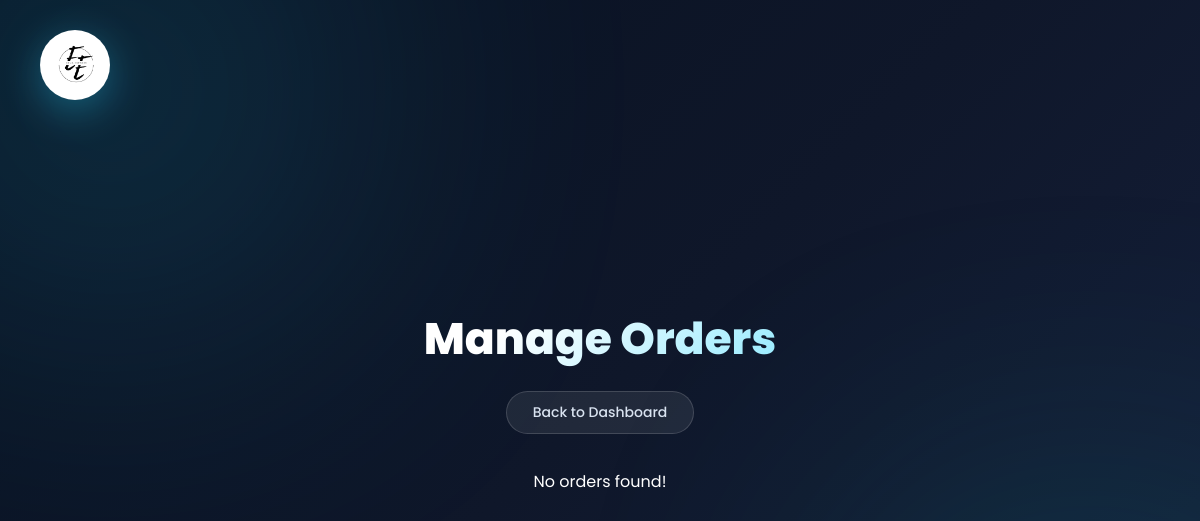
Before: /Admin/manage_orders.php (signed in) with the older database file.
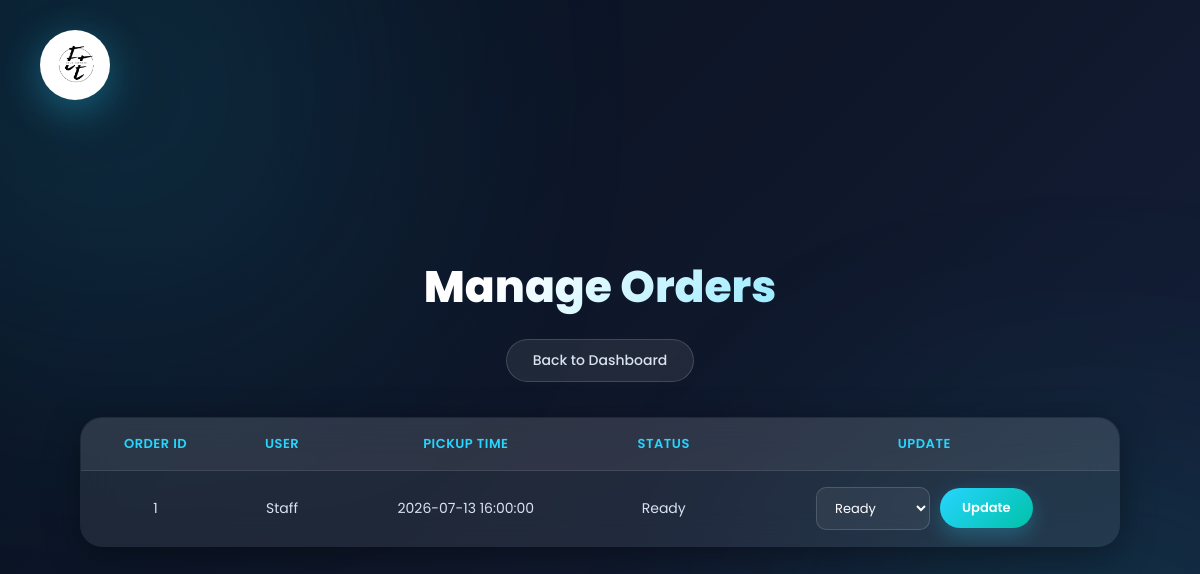
After: the same page with the newer database file.
### tables this page shows
CREATE TABLE `orders` (
  `order_id` int(11) NOT NULL,
  `user_id` int(11) NOT NULL,
  `pickup_time` datetime DEFAULT NULL,
  `total_price` decimal(10,2) NOT NULL,
  `order_status` varchar(50) DEFAULT 'Pending',
  `notes` varchar(255) DEFAULT NULL,
  `created_at` timestamp NOT NULL DEFAULT current_timestamp()
);

CREATE TABLE `users` (
  `user_id` int(11) NOT NULL,
  `full_name` varchar(100) NOT NULL,
  `email` varchar(100) NOT NULL,
  `password_hash` varchar(255) NOT NULL,
  `role` varchar(20) NOT NULL DEFAULT 'student',
  `created_at` timestamp NOT NULL DEFAULT current_timestamp(),
  `phone_number` varchar(150) DEFAULT NULL,
  `faculty` varchar(100) DEFAULT NULL
);

### Admin/manage_orders.php (the view, shortened to what this page needs)
<?php
$servername = "localhost";
$username = "root";
$password = "";
$dbname = "edge_express";
$conn = new mysqli($servername, $username, $password, $dbname);
$sql_orders = "SELECT orders.order_id, orders.pickup_time, orders.order_status, users.full_name AS user_name
              FROM orders JOIN users ON orders.user_id = users.user_id
              ORDER BY orders.order_id DESC";
$result_orders = $conn->query($sql_orders);
?>
<html>
    <head>
        <link rel="stylesheet" href="../Assets/css/style.css">
        <link rel="stylesheet" href="../Assets/admincss/manage_orders.css">
    </head>
    <body>
        <div class="site-logo">
            <img src="../Resources/EE logo.png">
        </div>
        <div class="manage-orders">
            <h1>Manage Orders</h1>
            <a href="dashboard.php">Back to Dashboard</a>
            <?php
            if ($result_orders->num_rows > 0) {
                echo "<table>";
                    echo "<tr><th>Order ID</th><th>User</th><th>Pickup Time</th><th>Status</th><th>Update</th></tr>";
                    while ($order = $result_orders->fetch_assoc()) {
                        echo "<tr>";
                            echo "<td>" . $order["order_id"] . "</td>";
                            echo "<td>" . $order["user_name"] . "</td>";
                            echo "<td>" . $order["pickup_time"] . "</td>";
                            echo "<td>" . $order["order_status"] . "</td>";
                            echo "<td>
                                <form method = 'POST' action='manage_orders.php' name='formorder'>
                                    <input type='hidden' name='order_id' value='" . $order["order_id"] . "'>
                                    <select name='status'>
                                        <option value='Pending'" . ($order["order_status"] == "Pending" ? " selected" : "") . ">Pending</option>
                                        <option value='Preparing'" . ($order["order_status"] == "Preparing" ? " selected" : "") . ">Preparing</option>
                                        <option value='Ready'" . ($order["order_status"] == "Ready" ? " selected" : "") . ">Ready</option>
                                    </select>
                                    <input type='submit' name='update_status' value='Update'>
                                </form>
                            </td>";
                            echo "</tr>";
                    }
                echo "</table>";
            }
            else{
                echo "No orders found!";
            }
            ?>
        </div>
    </body>
</html>

### Assets/css/style.css (style rules this page uses)
:root { --primary:#27D5FF; --secondary:#00C2A8; --dark:#081120; --dark2:#0F172A; --dark3:#16213E; --white:#ffffff; --text:#D9E3F0; --gray:#94A3B8; --glass:rgba(255,255,255,.08); --glass-border:rgba(255,255,255,.15); --shadow:0 8px 35px rgba(0,0,0,.35); --radius:22px; --transition:.35s ease; }
* { margin:0; padding:0; box-sizing:border-box; }
html { scroll-behavior:smooth; }
body { font-family:'Poppins',sans-serif; color:var(--white); background: linear-gradient( 135deg, #081120 0%, #0F172A 50%, #16213E 100%); overflow-x:hidden; min-height:100vh; position:relative; }
a { text-decoration:none; color:inherit; }

### Assets/admincss/manage_orders.css (style rules this page uses)
body { display:flex; flex-direction:column; align-items:center; justify-content:center; min-height:100vh; position:relative; overflow-x:hidden; padding:60px 0; }
body::before, body::after { content:""; position:fixed; width:420px; height:420px; border-radius:50%; filter:blur(150px); opacity:.22; z-index:-1; animation:pulse 6s ease-in-out infinite alternate; }
body::before { background:var(--primary); top:-120px; left:-100px; }
body::after { background:var(--secondary); bottom:-120px; right:-100px; animation-delay:1.5s; }
.site-logo { position:fixed; top:30px; left:40px; z-index:10; }
.site-logo img { width:70px; height:70px; object-fit:contain; border-radius:50%; filter:drop-shadow(0 10px 20px rgba(39,213,255,.35)); }
.manage-orders { width:100%; max-width:1100px; padding:0 30px; text-align:center; z-index:5; }
.manage-orders h1 { font-size:44px; font-weight:800; margin-bottom:20px; background:linear-gradient(135deg,var(--white) 40%,var(--primary)); background-clip:text; -webkit-background-clip:text; -webkit-text-fill-color:transparent; }
.manage-orders > a { display:table; margin:0 auto 35px; padding:10px 26px; background:var(--glass); border:1px solid var(--glass-border); border-radius:50px; color:var(--text); font-size:14px; font-weight:500; transition:var(--transition); }
table { width:100%; border-collapse:collapse; margin-top:10px; background:var(--glass); backdrop-filter:blur(18px); border:1px solid var(--glass-border); border-radius:var(--radius); overflow:hidden; box-shadow:var(--shadow); }
th, td { padding:16px; text-align:center; border-bottom:1px solid var(--glass-border); color:var(--text); font-size:14px; vertical-align:middle; }
th { background:rgba(255,255,255,.06); color:var(--primary); font-weight:600; letter-spacing:.5px; text-transform:uppercase; font-size:13px; }
tr:last-child td { border-bottom:none; }
td form { display:flex; align-items:center; justify-content:center; gap:10px; flex-wrap:wrap; }
td select { padding:10px 14px; background:rgba(255,255,255,.06); border:1px solid var(--glass-border); border-radius:10px; color:var(--white); font-family:'Poppins',sans-serif; font-size:13px; cursor:pointer; }
td select option { background:var(--dark2); color:var(--white); }
td input[type="submit"] { padding:10px 22px; font-family:'Poppins',sans-serif; font-weight:600; font-size:13px; color:var(--white); background:linear-gradient(135deg,var(--primary),var(--secondary)); border:none; border-radius:50px; cursor:pointer; box-shadow:0 8px 20px rgba(39,213,255,.25); transition:var(--transition); }

Changed rows visible on the page:
added orders: order_id "1", user.full_name "Staff", pickup_time "2026-07-13 16:00:00", order_status "Ready", status "Ready"
Other visible differences:
text no longer shown: "No orders found!"
text now shown: "ORDER ID USER PICKUP TIME STATUS UPDATE"
